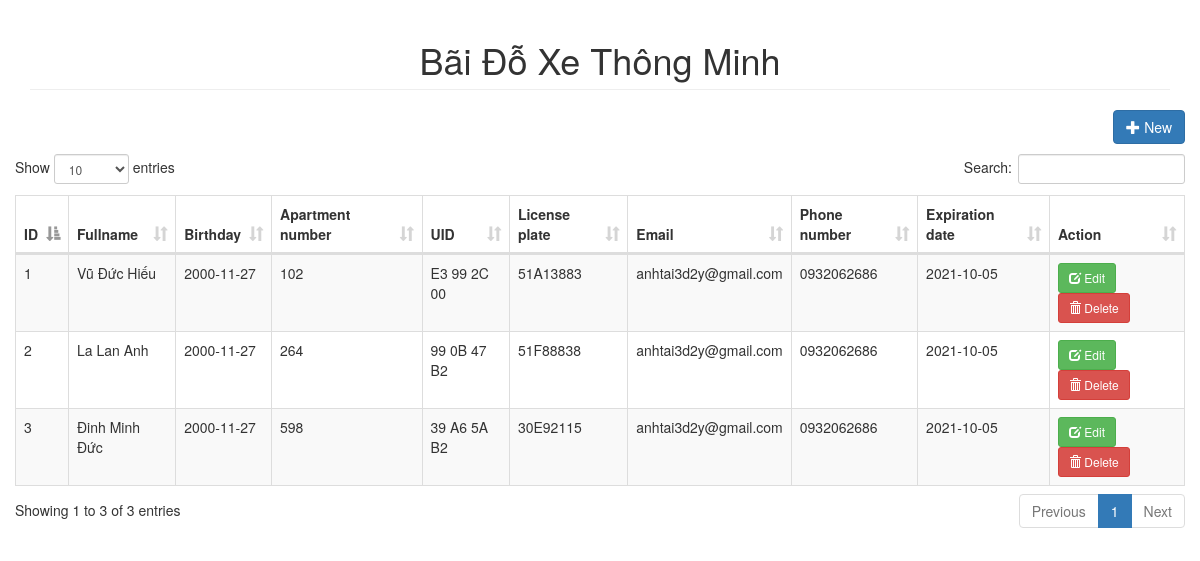
The page / on the database its author committed.
### tables this page shows
CREATE TABLE `users` (
  `id` int(11) NOT NULL,
  `full_name` varchar(50) NOT NULL,
  `birthday` date NOT NULL,
  `apartment_number` varchar(5) NOT NULL,
  `UID` varchar(20) NOT NULL,
  `license_plate` varchar(10) NOT NULL,
  `email` varchar(30) NOT NULL,
  `phone_number` varchar(11) NOT NULL,
  `expiration_date` date NOT NULL
);

### index.php (the view, shortened to what this page needs)
<!DOCTYPE html>
<html>
<head>
	<link rel="stylesheet" type="text/css" href="bootstrap/css/bootstrap.min.css">
	<link rel="stylesheet" type="text/css" href="datatable/dataTable.bootstrap.min.css">
</head>
<body>
<div class="container">
	<h1 class="page-header text-center">Bãi Đỗ Xe Thông Minh</h1>
	<div class="row">
		<div class="col-sm-12">
			<div class="row">
				<a href="#addnew" data-toggle="modal" class="btn btn-primary pull-right"><span class="glyphicon glyphicon-plus"></span> New</a>
			</div>
			<div class="height10">
			</div>
			<div class="row">
				<table id="myTable" class="table table-bordered table-striped">
					<thead>
						<th>ID</th>
						<th>Fullname</th>
						<th>Birthday</th>
						<th>Apartment number</th>
						<th>UID</th>
						<th>License plate</th>
						<th>Email</th>
						<th>Phone number</th>
						<th>Expiration date</th>
						<th>Action</th>
					</thead>
					<tbody>
						<?php
							include_once('connection.php');
							$sql = "SELECT * FROM users";
							$query = $conn->query($sql);
							while($row = $query->fetch_assoc()){
								echo
								"<tr>
									<td>".$row['id']."</td>
									<td>".$row['full_name']."</td>
									<td>".$row['birthday']."</td>
									<td>".$row['apartment_number']."</td>
									<td>".$row['UID']."</td>
									<td>".$row['license_plate']."</td>
									<td>".$row['email']."</td>
									<td>".$row['phone_number']."</td>
									<td>".$row['expiration_date']."</td>
									<td>
										<a href='#edit_".$row['id']."' class='btn btn-success btn-sm' data-toggle='modal'><span class='glyphicon glyphicon-edit'></span> Edit</a>
										<a href='#delete_".$row['id']."' class='btn btn-danger btn-sm' data-toggle='modal'><span class='glyphicon glyphicon-trash'></span> Delete</a>
									</td>
								</tr>";
							}
						?>
					</tbody>
				</table>
			</div>
		</div>
	</div>
</div>
</body>
</html>

### index.php (style rules this page uses)
.height10 { height:10px; }

### rows shown on the page
users: id "1", full_name "Vũ Đức Hiếu", birthday "2000-11-27", apartment_number "102", UID "E3 99 2C 00", license_plate "51A13883", email "anhtai3d2y@gmail.com", phone_number "0932062686", expiration_date "2021-10-05"
users: id "2", full_name "La Lan Anh", birthday "2000-11-27", apartment_number "264", UID "99 0B 47 B2", license_plate "51F88838", email "anhtai3d2y@gmail.com", phone_number "0932062686", expiration_date "2021-10-05"
users: id "3", full_name "Đinh Minh Đức", birthday "2000-11-27", apartment_number "598", UID "39 A6 5A B2", license_plate "30E92115", email "anhtai3d2y@gmail.com", phone_number "0932062686", expiration_date "2021-10-05"
